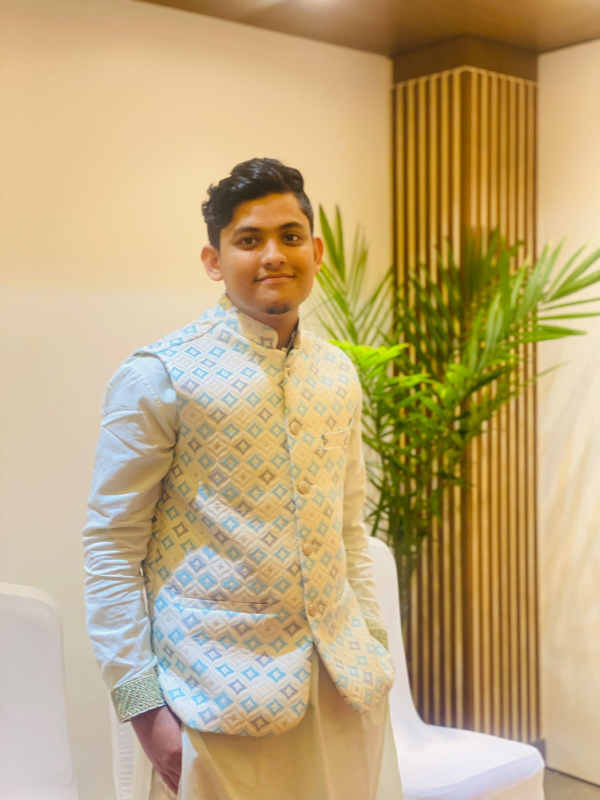
#> input picture WhatsApp Image 2025-01-12 at 12.16.45 (1).jpeg, 1200 x 1600 px (shown at 1/2 size)
$ python -i video.py   (imports and definitions only)
#> lines starting #> are read from the running program, lines starting #| are printed output that depends on the picture
import numpy as np
import cv2
from ultralytics import YOLO

# [1 line that did not run here, left out]

def image_background_remove(frame):
    # Run YOLO segmentation on the frame
    results = model.predict(frame, verbose=False)  # process single frame
    r = results[0]

    if r.masks is None:  # if nothing detected, just return original frame
        return frame

    masks = r.masks.data.cpu().numpy()
    mask = np.sum(masks, axis=0)  # combine all masks
    mask = (mask * 255).astype(np.uint8)

    # Resize mask to match frame
    mask_resized = cv2.resize(mask, (frame.shape[1], frame.shape[0]))

    # Create 3-channel mask for RGB image
    mask_rgb = cv2.merge([mask_resized, mask_resized, mask_resized])

    # Apply mask
    result = cv2.bitwise_and(frame, mask_rgb)

    # Add alpha channel (transparency)
    b, g, r = cv2.split(result)
    rgba = cv2.merge([b, g, r, mask_resized])

    return rgba


# ---- Main Loop ----
# [15 lines not run here, left out]

>>> import cv2
>>> picture = cv2.imread('WhatsApp Image 2025-01-12 at 12.16.45 (1).jpeg', cv2.IMREAD_GRAYSCALE)
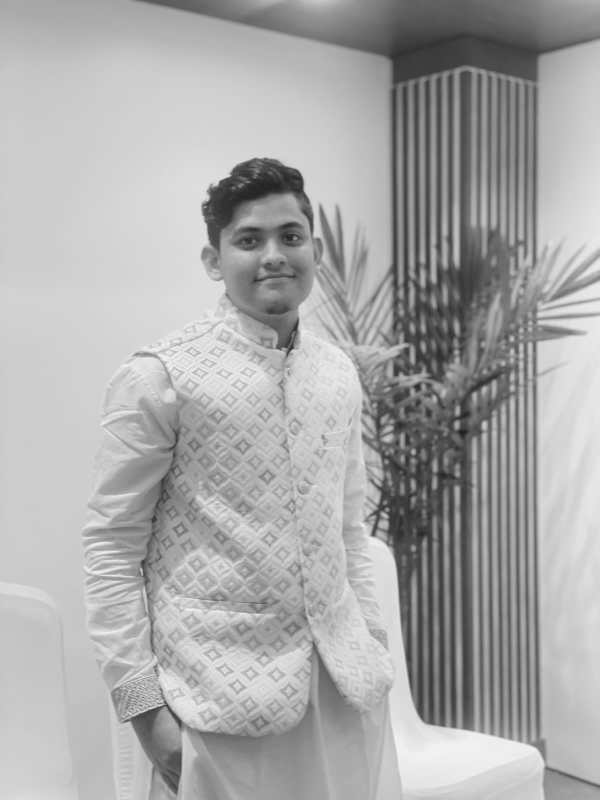
#> picture: shape (1600, 1200) (shown at 1/2 size); min 29, max 244, mean 169.9
#> (the run stopped early here; a loop or call above may not have finished)
